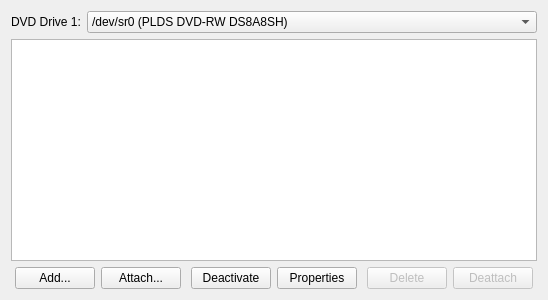
<?xml version="1.0" encoding="UTF-8"?>
<ui version="4.0">
 <class>StorageTabWidget</class>
 <widget class="QWidget" name="StorageTabWidget">
  <property name="geometry">
   <rect>
    <x>0</x>
    <y>0</y>
    <width>548</width>
    <height>300</height>
   </rect>
  </property>
  <property name="windowTitle">
   <string>Storage</string>
  </property>
  <layout class="QVBoxLayout" name="verticalLayout">
   <item>
    <layout class="QHBoxLayout" name="horizontalLayout_2">
     <item>
      <widget class="QLabel" name="label">
       <property name="sizePolicy">
        <sizepolicy hsizetype="Maximum" vsizetype="Preferred">
         <horstretch>0</horstretch>
         <verstretch>0</verstretch>
        </sizepolicy>
       </property>
       <property name="text">
        <string>DVD Drive 1:</string>
       </property>
      </widget>
     </item>
     <item>
      <widget class="QComboBox" name="comboBox">
       <property name="currentIndex">
        <number>1</number>
       </property>
       <item>
        <property name="text">
         <string>&lt;empty&gt;</string>
        </property>
       </item>
       <item>
        <property name="text">
         <string>/dev/sr0 (PLDS DVD-RW DS8A8SH)</string>
        </property>
       </item>
      </widget>
     </item>
    </layout>
   </item>
   <item>
    <widget class="QTableView" name="tableView"/>
   </item>
   <item>
    <layout class="QHBoxLayout" name="horizontalLayout_3">
     <item>
      <spacer name="horizontalSpacer">
       <property name="orientation">
        <enum>Qt::Horizontal</enum>
       </property>
       <property name="sizeHint" stdset="0">
        <size>
         <width>40</width>
         <height>20</height>
        </size>
       </property>
      </spacer>
     </item>
     <item>
      <widget class="QPushButton" name="pushButton_4">
       <property name="text">
        <string>Add...</string>
       </property>
      </widget>
     </item>
     <item>
      <widget class="QPushButton" name="pushButton_3">
       <property name="text">
        <string>Attach...</string>
       </property>
      </widget>
     </item>
     <item>
      <spacer name="horizontalSpacer_3">
       <property name="orientation">
        <enum>Qt::Horizontal</enum>
       </property>
       <property name="sizeHint" stdset="0">
        <size>
         <width>40</width>
         <height>20</height>
        </size>
       </property>
      </spacer>
     </item>
     <item>
      <widget class="QPushButton" name="pushButton_2">
       <property name="text">
        <string>Deactivate</string>
       </property>
      </widget>
     </item>
     <item>
      <widget class="QPushButton" name="pushButton">
       <property name="text">
        <string>Properties</string>
       </property>
      </widget>
     </item>
     <item>
      <spacer name="horizontalSpacer_4">
       <property name="orientation">
        <enum>Qt::Horizontal</enum>
       </property>
       <property name="sizeHint" stdset="0">
        <size>
         <width>40</width>
         <height>20</height>
        </size>
       </property>
      </spacer>
     </item>
     <item>
      <widget class="QPushButton" name="pushButton_6">
       <property name="enabled">
        <bool>false</bool>
       </property>
       <property name="text">
        <string>Delete</string>
       </property>
      </widget>
     </item>
     <item>
      <widget class="QPushButton" name="pushButton_5">
       <property name="enabled">
        <bool>false</bool>
       </property>
       <property name="text">
        <string>Deattach</string>
       </property>
      </widget>
     </item>
     <item>
      <spacer name="horizontalSpacer_2">
       <property name="orientation">
        <enum>Qt::Horizontal</enum>
       </property>
       <property name="sizeHint" stdset="0">
        <size>
         <width>40</width>
         <height>20</height>
        </size>
       </property>
      </spacer>
     </item>
    </layout>
   </item>
  </layout>
 </widget>
 <resources/>
 <connections/>
</ui>
